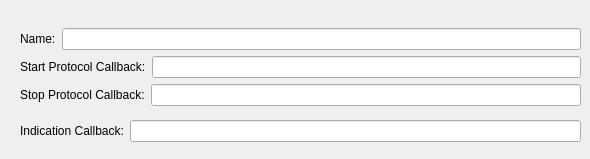
    <widget class="QWidget" name="tab_23">
     <attribute name="title">
      <string>Request Service</string>
     </attribute>
     <widget class="QWidget" name="layoutWidget">
      <property name="geometry">
       <rect>
        <x>20</x>
        <y>20</y>
        <width>561</width>
        <height>130</height>
       </rect>
      </property>
      <layout class="QVBoxLayout" name="verticalLayout_33">
       <item>
        <layout class="QVBoxLayout" name="verticalLayout_20">
         <item>
          <layout class="QHBoxLayout" name="horizontalLayout_48">
           <item>
            <widget class="QLabel" name="label_42">
             <property name="text">
              <string>Name:</string>
             </property>
            </widget>
           </item>
           <item>
            <widget class="QLineEdit" name="leRequestServiceName"/>
           </item>
          </layout>
         </item>
         <item>
          <layout class="QHBoxLayout" name="horizontalLayout_50">
           <item>
            <widget class="QLabel" name="label_44">
             <property name="text">
              <string>Start Protocol Callback:</string>
             </property>
            </widget>
           </item>
           <item>
            <widget class="QLineEdit" name="leRequestServiceStart"/>
           </item>
          </layout>
         </item>
         <item>
          <layout class="QHBoxLayout" name="horizontalLayout_51">
           <item>
            <widget class="QLabel" name="label_45">
             <property name="text">
              <string>Stop Protocol Callback:</string>
             </property>
            </widget>
           </item>
           <item>
            <widget class="QLineEdit" name="leRequestServiceStop"/>
           </item>
          </layout>
         </item>
        </layout>
       </item>
       <item>
        <layout class="QHBoxLayout" name="horizontalLayout_41">
         <item>
          <widget class="QLabel" name="label_75">
           <property name="text">
            <string>Indication Callback:</string>
           </property>
          </widget>
         </item>
         <item>
          <widget class="QLineEdit" name="leRequestServiceIndication">
           <property name="toolTip">
            <string>&lt;!DOCTYPE HTML PUBLIC &quot;-//W3C//DTD HTML 4.0//EN&quot; &quot;http://www.w3.org/TR/REC-html40/strict.dtd&quot;&gt;
&lt;html&gt;&lt;head&gt;&lt;meta name=&quot;qrichtext&quot; content=&quot;1&quot; /&gt;&lt;style type=&quot;text/css&quot;&gt;
p, li { white-space: pre-wrap; }
&lt;/style&gt;&lt;/head&gt;&lt;body style=&quot; font-family:'Consolas'; font-size:12pt; font-weight:400; font-style:normal;&quot;&gt;
&lt;p style=&quot; margin-top:0px; margin-bottom:0px; margin-left:0px; margin-right:0px; -qt-block-indent:0; text-indent:0px;&quot;&gt;Ask for permission&lt;/p&gt;&lt;/body&gt;&lt;/html&gt;</string>
           </property>
          </widget>
         </item>
        </layout>
       </item>
      </layout>
     </widget>
    </widget>
